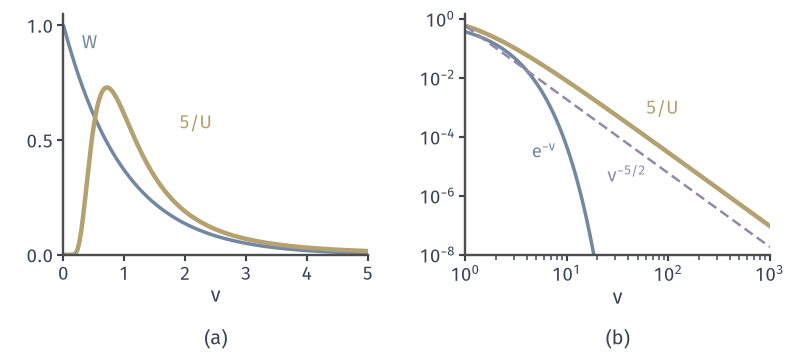

The Python source for this figure:
"""Variance factors of the two scale mixtures X = mu + sqrt(V) Z.
Laplace: V = W ~ Exp(1) (blue); t with nu=5: V = 5/U, U ~ chi^2_5 (yellow).
(a) densities of V on [0,5]; (b) tail P(V>v) on log-log axes for v in [1,1000], with reference slope
v^{-5/2} (purple dashed). Tails computed by numerical integration of the exact densities."""
from pathlib import Path
import sys, math
sys.path.insert(0, str(Path(__file__).resolve().parents[1]/'mvd-common'))
from mvd_fig import *

nu = 5
def chi2pdf(u):
    return np.exp((nu/2-1)*np.log(u)-u/2-(nu/2)*math.log(2)-math.lgamma(nu/2))
def finv(v):  # density of V = nu/U
    return chi2pdf(nu/v)*nu/v**2
def tail_inv(v):  # P(nu/U > v) = P(U < nu/v)
    a = nu/v; u = np.linspace(0, a, 4001)[1:]
    return float(np.trapezoid(chi2pdf(u), u))
fig, axes = figure(width_mm=112, height_mm=50, ncols=2)
panel(fig, left=.08, right=.97, top=.96, bottom=.28, wspace=.32)
ax = axes[0]; style(ax)
v = np.linspace(.005, 5, 800)
ax.plot(v, np.exp(-v), color=BLUE, lw=1.4); ax.plot(v, finv(v), color=YELLOW, lw=1.8)
lab(ax, .3, .9, r'$W$', BLUE, ha='left'); lab(ax, 1.9, .55, r'$5/U$', YELLOW, ha='left')
ax.set_xlim(0, 5); ax.set_ylim(0, 1.05); ax.set_xticks([0, 1, 2, 3, 4, 5]); ax.set_yticks([0, .5, 1])
axlab(ax, '$v$')
ax = axes[1]; style(ax)
vv = np.logspace(0, 3, 120)
ax.plot(vv, np.exp(-vv), color=BLUE, lw=1.4)
ti = np.array([tail_inv(x) for x in vv]); ax.plot(vv, ti, color=YELLOW, lw=1.8)
ax.plot(vv, ti[0]*vv**(-2.5), color=PURPLE, lw=1.0, ls=DASH)
ax.set_xscale('log'); ax.set_yscale('log'); ax.set_xlim(1, 1000); ax.set_ylim(1e-8, 1.5)
ax.set_yticks([1e-8, 1e-6, 1e-4, 1e-2, 1]); ax.set_xticks([1, 10, 100, 1000])
lab(ax, 4.5, 2e-5, r'$\mathrm{e}^{-v}$', BLUE, ha='left'); lab(ax, 60, 6e-4, r'$5/U$', YELLOW, ha='left')
lab(ax, 25, 3e-6, r'$v^{-5/2}$', PURPLE, ha='left')
axlab(ax, '$v$')
tags(fig, axes)
save(fig, HERE(__file__), 'figure', {'tail_inv_at_10_100': [tail_inv(10.), tail_inv(100.)], 'tail_W_at_10': math.exp(-10)})
